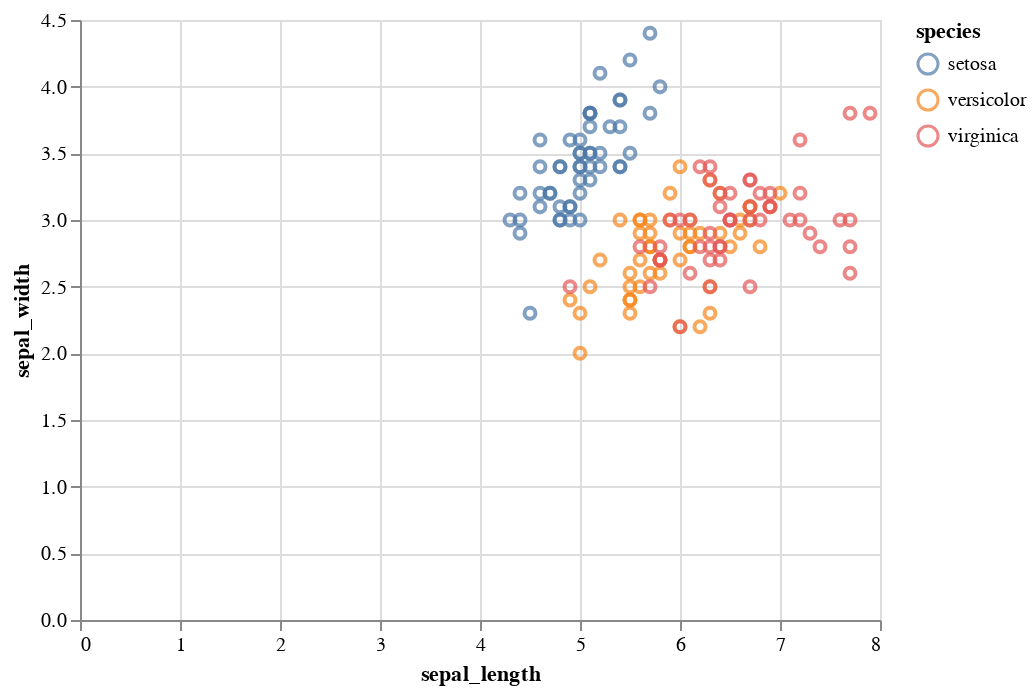

Notebook code cell kept with this figure:
### Code cell
# https://altair-viz.github.io/index.html
import altair as alt

### Figure 1 — Vega-Lite specification as saved in the notebook (floating-point values rounded to 4 significant figures; data arrays with more than 128 entries replaced by an {"elided": "..."} marker saying what was removed)
{"config": {"view": {"continuousWidth": 400, "continuousHeight": 300}}, "data": {"name": "data-a4bd480ea976f54878a155ce12ba18ce"}, "mark": "point", "encoding": {"color": {"type": "nominal", "field": "species"}, "x": {"type": "quantitative", "field": "sepal_length"}, "y": {"type": "quantitative", "field": "sepal_width"}}, "selection": {"selector002": {"type": "interval", "bind": "scales", "encodings": ["x", "y"]}}, "$schema": "https://vega.github.io/schema/vega-lite/v4.8.1.json", "datasets": {"data-a4bd480ea976f54878a155ce12ba18ce": {"elided": "150 records"}}}
